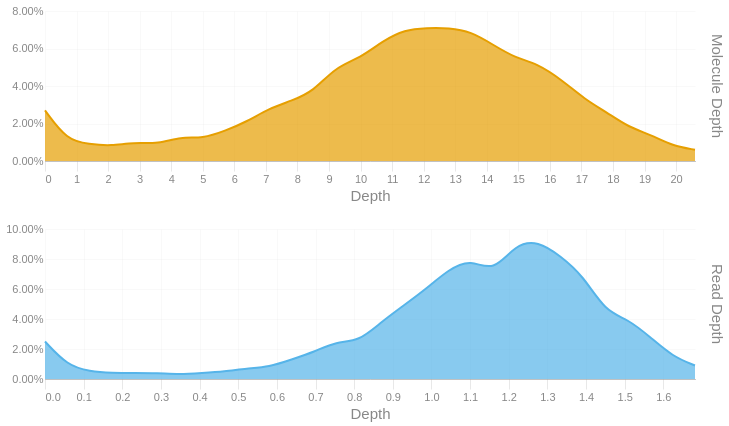

Notebook code cell kept with this figure:
### Code cell
readdep = depth_hist(tb['Read Depth'], q99, 3)
readdep = readdep.with_columns(pl.lit('Read Depth').alias('Metric'))
if not SKIPLR:
    moldep = depth_hist(tb['Molecule Depth'], mol_q99, 1)
    moldep = moldep.with_columns(pl.lit('Molecule Depth').alias('Metric'))
    _hist = pl.concat([readdep, moldep])
    _hist = _hist.filter(pl.col('Proportion') != 0)
    with SafeRender(_hist):
        (
            alt.Chart(_hist)        
            .mark_area(interpolate = "basis")
            .encode(
                x=alt.X('Bin:Q').scale(domainMin=0).axis(alt.Axis(title='Depth')),
                y = alt.Y('Proportion:Q', title = None).axis(format = '.2%'),
                color = alt.Color('Metric:N').legend(None),
                row = alt.Row("Metric:N").header(title = None, labelOrient = 'right'),
                tooltip = [
                    alt.Tooltip("Metric:N", title = "Metric"),
                    alt.Tooltip('Interval:N', title = "Depth Interval"),
                    alt.Tooltip('Proportion:Q', title = "% Alignments").format('.2%')
                ]
            )
            .resolve_scale(x='independent', y='independent')
            .properties(
                height = 150, width = 650,
                usermeta={'embedOptions': {'downloadFileName': f'{samplename}.depth.hist'}}
            )
        ).display()
else:
    readdep = readdep.filter(pl.col('Proportion') != 0)
    with SafeRender(readdep):
        (
            alt.Chart(readdep)        
            .mark_area(interpolate = "basis")
            .encode(
                x=alt.X('Bin:Q').scale(domainMin=0).axis(alt.Axis(title='Depth')),
                y = alt.Y('Proportion:Q', title = None).axis(format = '.2%'),
                tooltip = [
                    alt.Tooltip('Interval:N', title = "Depth Interval"),
                    alt.Tooltip('Proportion:Q', title = "% Alignments").format('.2%')
                ]
            )
            .properties(
                usermeta={'embedOptions': {'downloadFileName': f'{samplename}.depth.hist'}}
            )
        ).display()

### Figure 1 — Vega-Lite specification as saved in the notebook (floating-point values rounded to 4 significant figures)
{"width": 650, "height": 150, "config": {"title": {"anchor": "start", "dy": -15, "fontSize": 18, "color": "#888888", "subtitleColor": "#888888", "subtitleFontSize": 14}, "arc": {"fill": "#0072B2"}, "axis": {"domainColor": "#888888", "domainWidth": 0.5, "gridWidth": 0.2, "grid": false, "titleFontWeight": 400, "titleFontSize": 15, "labelFontSize": 11, "labelColor": "#888888", "tickColor": "#888888", "tickWidth": 0.2, "titleColor": "#888888"}, "axisBand": {"grid": false}, "axisX": {"grid": true, "tickSize": 10, "domainCap": "round"}, "axisY": {"domain": false, "grid": true, "tickSize": 0, "domainCap": "round"}, "background": "transparent", "header": {"labelFontSize": 15, "labelColor": "#888888", "titleFontSize": 15, "titleFontWeight": 600, "titleColor": "#888888"}, "legend": {"labelFont": "sans-serif", "labelFontSize": 12, "labelColor": "#888888", "symbolSize": 100, "symbolType": "circle", "titleFontSize": 12, "titlePadding": 10, "titleColor": "#888888", "title": null}, "range": {"category": ["#E69F00", "#56B4E9", "#009E73", "#F0E442", "#0072B2", "#D55E00", "#CC79A7", "#000000"], "diverging": ["#cfe8f3", "#a2d4ec", "#73bfe2", "#46abdb", "#1696d2", "#12719e"]}, "area": {"fill": "#0072B2", "fillOpacity": 0.7, "line": true, "strokeOpacity": 0.7}, "line": {"color": "#0072B2", "stroke": "#0072B2", "strokeWidth": 2}, "trail": {"color": "#0072B2", "stroke": "#0072B2", "strokeWidth": 0, "size": 1}, "point": {"filled": true, "fillOpacity": 1.0, "size": 95}, "text": {"color": "#888888", "fontSize": 11, "align": "right", "fontWeight": 400, "size": 11}, "bar": {"fill": "#0072B2", "stroke": null}, "view": {"stroke": null, "continuousWidth": 660, "continuousHeight": 400}}, "data": {"name": "data-3238f5e3c48c0e120db850fd56eeb282"}, "mark": {"type": "area", "interpolate": "basis"}, "encoding": {"color": {"field": "Metric", "legend": null, "type": "nominal"}, "row": {"field": "Metric", "header": {"title": null, "labelOrient": "right"}, "type": "nominal"}, "tooltip": [{"field": "Metric", "title": "Metric", "type": "nominal"}, {"field": "Interval", "title": "Depth Interval", "type": "nominal"}, {"field": "Proportion", "format": ".2%", "title": "% Alignments", "type": "quantitative"}], "x": {"axis": {"title": "Depth"}, "field": "Bin", "scale": {"domainMin": 0}, "type": "quantitative"}, "y": {"axis": {"format": ".2%"}, "field": "Proportion", "title": null, "type": "quantitative"}}, "resolve": {"scale": {"x": "independent", "y": "independent"}}, "usermeta": {"embedOptions": {"downloadFileName": "S3_Annapolis_035.depth.hist"}}, "$schema": "https://vega.github.io/schema/vega-lite/v6.1.0.json", "datasets": {"data-3238f5e3c48c0e120db850fd56eeb282": [{"Bin": 0.0, "Interval": "0.0-0.058", "Proportion": 0.025, "Metric": "Read Depth"}, {"Bin": 0.058, "Interval": "0.058-0.116", "Proportion": 0.009, "Metric": "Read Depth"}, {"Bin": 0.116, "Interval": "0.116-0.174", "Proportion": 0.005, "Metric": "Read Depth"}, {"Bin": 0.174, "Interval": "0.174-0.232", "Proportion": 0.004, "Metric": "Read Depth"}, {"Bin": 0.232, "Interval": "0.232-0.29", "Proportion": 0.004, "Metric": "Read Depth"}, {"Bin": 0.29, "Interval": "0.29-0.348", "Proportion": 0.004, "Metric": "Read Depth"}, {"Bin": 0.348, "Interval": "0.348-0.406", "Proportion": 0.003, "Metric": "Read Depth"}, {"Bin": 0.406, "Interval": "0.406-0.464", "Proportion": 0.004, "Metric": "Read Depth"}, {"Bin": 0.464, "Interval": "0.464-0.522", "Proportion": 0.005, "Metric": "Read Depth"}, {"Bin": 0.522, "Interval": "0.522-0.58", "Proportion": 0.007, "Metric": "Read Depth"}, {"Bin": 0.58, "Interval": "0.58-0.638", "Proportion": 0.008, "Metric": "Read Depth"}, {"Bin": 0.638, "Interval": "0.638-0.696", "Proportion": 0.013, "Metric": "Read Depth"}, {"Bin": 0.696, "Interval": "0.696-0.754", "Proportion": 0.018, "Metric": "Read Depth"}, {"Bin": 0.754, "Interval": "0.754-0.812", "Proportion": 0.025, "Metric": "Read Depth"}, {"Bin": 0.812, "Interval": "0.812-0.87", "Proportion": 0.025, "Metric": "Read Depth"}, {"Bin": 0.87, "Interval": "0.87-0.928", "Proportion": 0.038, "Metric": "Read Depth"}, {"Bin": 0.928, "Interval": "0.928-0.986", "Proportion": 0.049, "Metric": "Read Depth"}, {"Bin": 0.986, "Interval": "0.986-1.044", "Proportion": 0.06, "Metric": "Read Depth"}, {"Bin": 1.044, "Interval": "1.044-1.102", "Proportion": 0.073, "Metric": "Read Depth"}, {"Bin": 1.102, "Interval": "1.102-1.16", "Proportion": 0.08, "Metric": "Read Depth"}, {"Bin": 1.16, "Interval": "1.16-1.218", "Proportion": 0.071, "Metric": "Read Depth"}, {"Bin": 1.218, "Interval": "1.218-1.276", "Proportion": 0.09, "Metric": "Read Depth"}, {"Bin": 1.276, "Interval": "1.276-1.334", "Proportion": 0.092, "Metric": "Read Depth"}, {"Bin": 1.334, "Interval": "1.334-1.392", "Proportion": 0.082, "Metric": "Read Depth"}, {"Bin": 1.392, "Interval": "1.392-1.45", "Proportion": 0.069, "Metric": "Read Depth"}, {"Bin": 1.45, "Interval": "1.45-1.508", "Proportion": 0.045, "Metric": "Read Depth"}, {"Bin": 1.508, "Interval": "1.508-1.566", "Proportion": 0.04, "Metric": "Read Depth"}, {"Bin": 1.566, "Interval": "1.566-1.624", "Proportion": 0.028, "Metric": "Read Depth"}, {"Bin": 1.624, "Interval": "1.624-1.682", "Proportion": 0.015, "Metric": "Read Depth"}, {"Bin": 1.682, "Interval": "1.682-1.74", "Proportion": 0.009, "Metric": "Read Depth"}, {"Bin": 0.0, "Interval": "0.0-0.7", "Proportion": 0.027, "Metric": "Molecule Depth"}, {"Bin": 0.7, "Interval": "0.7-1.4", "Proportion": 0.011, "Metric": "Molecule Depth"}, {"Bin": 1.4, "Interval": "1.4-2.1", "Proportion": 0.009, "Metric": "Molecule Depth"}, {"Bin": 2.1, "Interval": "2.1-2.8", "Proportion": 0.008, "Metric": "Molecule Depth"}, {"Bin": 2.8, "Interval": "2.8-3.6", "Proportion": 0.01, "Metric": "Molecule Depth"}, {"Bin": 3.6, "Interval": "3.6-4.3", "Proportion": 0.009, "Metric": "Molecule Depth"}, {"Bin": 4.3, "Interval": "4.3-5.0", "Proportion": 0.013, "Metric": "Molecule Depth"}, {"Bin": 5.0, "Interval": "5.0-5.7", "Proportion": 0.012, "Metric": "Molecule Depth"}, {"Bin": 5.7, "Interval": "5.7-6.4", "Proportion": 0.016, "Metric": "Molecule Depth"}, {"Bin": 6.4, "Interval": "6.4-7.1", "Proportion": 0.021, "Metric": "Molecule Depth"}, {"Bin": 7.1, "Interval": "7.1-7.8", "Proportion": 0.028, "Metric": "Molecule Depth"}, {"Bin": 7.8, "Interval": "7.8-8.5", "Proportion": 0.032, "Metric": "Molecule Depth"}, {"Bin": 8.5, "Interval": "8.5-9.2", "Proportion": 0.037, "Metric": "Molecule Depth"}, {"Bin": 9.2, "Interval": "9.2-10.0", "Proportion": 0.05, "Metric": "Molecule Depth"}, {"Bin": 10.0, "Interval": "10.0-10.7", "Proportion": 0.055, "Metric": "Molecule Depth"}, {"Bin": 10.7, "Interval": "10.7-11.4", "Proportion": 0.064, "Metric": "Molecule Depth"}, {"Bin": 11.4, "Interval": "11.4-12.1", "Proportion": 0.07, "Metric": "Molecule Depth"}, {"Bin": 12.1, "Interval": "12.1-12.8", "Proportion": 0.071, "Metric": "Molecule Depth"}, {"Bin": 12.8, "Interval": "12.8-13.5", "Proportion": 0.071, "Metric": "Molecule Depth"}, {"Bin": 13.5, "Interval": "13.5-14.2", "Proportion": 0.069, "Metric": "Molecule Depth"}, {"Bin": 14.2, "Interval": "14.2-14.9", "Proportion": 0.062, "Metric": "Molecule Depth"}, {"Bin": 14.9, "Interval": "14.9-15.6", "Proportion": 0.055, "Metric": "Molecule Depth"}, {"Bin": 15.6, "Interval": "15.6-16.4", "Proportion": 0.052, "Metric": "Molecule Depth"}, {"Bin": 16.4, "Interval": "16.4-17.1", "Proportion": 0.043, "Metric": "Molecule Depth"}, {"Bin": 17.1, "Interval": "17.1-17.8", "Proportion": 0.033, "Metric": "Molecule Depth"}, {"Bin": 17.8, "Interval": "17.8-18.5", "Proportion": 0.026, "Metric": "Molecule Depth"}, {"Bin": 18.5, "Interval": "18.5-19.2", "Proportion": 0.018, "Metric": "Molecule Depth"}, {"Bin": 19.2, "Interval": "19.2-19.9", "Proportion": 0.014, "Metric": "Molecule Depth"}, {"Bin": 19.9, "Interval": "19.9-20.6", "Proportion": 0.008, "Metric": "Molecule Depth"}, {"Bin": 20.6, "Interval": "20.6-21.33", "Proportion": 0.006, "Metric": "Molecule Depth"}]}}
